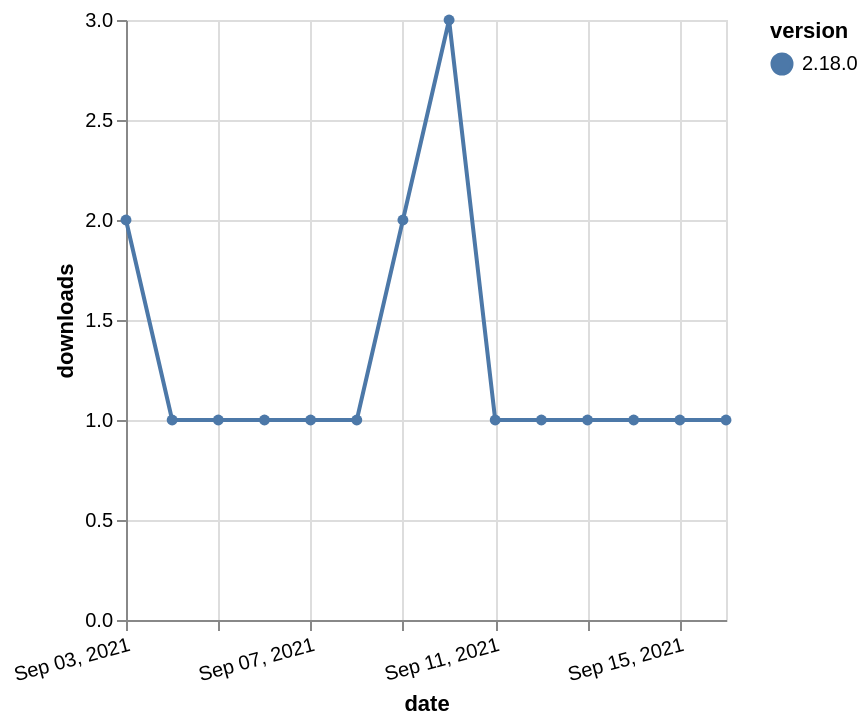

The Vega-Lite source for this figure:
### Vega-Lite specification from a JSON file in a GitHub repository (floating-point values rounded to 4 significant figures)
{"$schema": "https://vega.github.io/schema/vega-lite/v5.json", "description": "A simple bar chart with embedded data.", "data": {"values": [{"date": "2021-09-03", "total": 639, "delta": 2, "version": "2.18.0"}, {"date": "2021-09-04", "total": 640, "delta": 1, "version": "2.18.0"}, {"date": "2021-09-05", "total": 641, "delta": 1, "version": "2.18.0"}, {"date": "2021-09-06", "total": 642, "delta": 1, "version": "2.18.0"}, {"date": "2021-09-07", "total": 643, "delta": 1, "version": "2.18.0"}, {"date": "2021-09-08", "total": 644, "delta": 1, "version": "2.18.0"}, {"date": "2021-09-09", "total": 646, "delta": 2, "version": "2.18.0"}, {"date": "2021-09-10", "total": 649, "delta": 3, "version": "2.18.0"}, {"date": "2021-09-11", "total": 650, "delta": 1, "version": "2.18.0"}, {"date": "2021-09-12", "total": 651, "delta": 1, "version": "2.18.0"}, {"date": "2021-09-13", "total": 652, "delta": 1, "version": "2.18.0"}, {"date": "2021-09-14", "total": 653, "delta": 1, "version": "2.18.0"}, {"date": "2021-09-15", "total": 654, "delta": 1, "version": "2.18.0"}, {"date": "2021-09-16", "total": 655, "delta": 1, "version": "2.18.0"}]}, "width": "container", "mark": {"type": "line", "point": {"filled": true}}, "encoding": {"x": {"field": "date", "type": "temporal", "timeUnit": "yearmonthdate", "title": "date", "axis": {"labelAngle": -15}}, "y": {"field": "delta", "type": "quantitative", "title": "downloads"}, "color": {"field": "version", "type": "nominal"}, "tooltip": {"field": "delta"}}}
